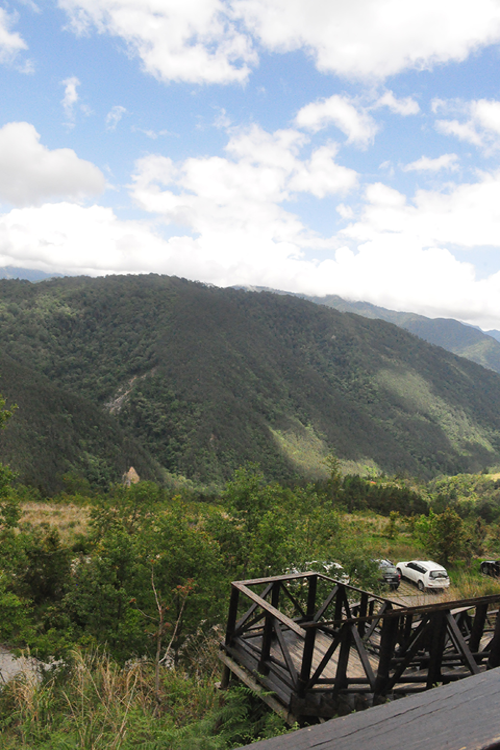
%> input picture S1-im1.png, 500 x 750 px
$ octave as2_code.m   (GNU Octave 9; MATLAB toolbox functions it lacks are replaced by stand-ins)
%> lines starting %> are read from the running program, lines starting %| are printed output that depends on the picture; in (x1, y1, x2, y2) boxes, pixels count from 0 and x2, y2 are one past the last pixel; in counts of white or black regions, pixels touching at a corner belong together; the program's own positions count from 1
s1im1 = im2double(im2gray(imread('S1-im1.png')));
%> s1im1: size 750x500 double; min 0, max 1, mean 0.54
s1im1 = imresize(s1im1, [750, 550]);
%> s1im1: size 750x550 double
s2im1 = im2double(im2gray(imread('S2-im1.jpg')));
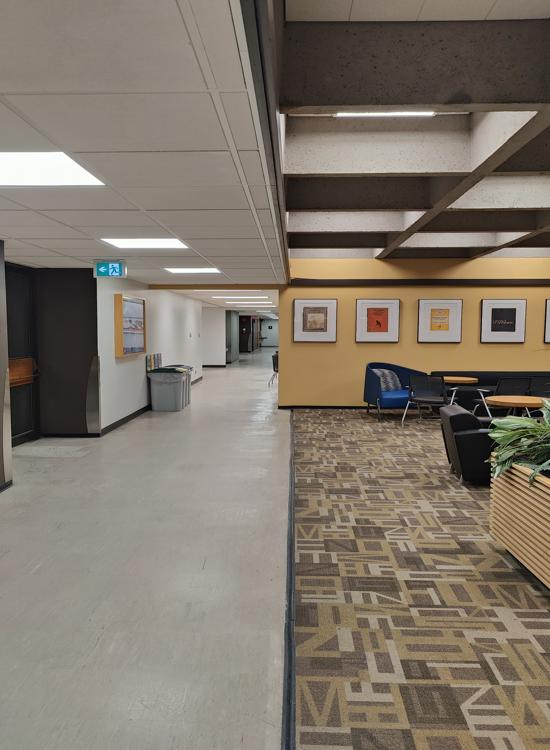
%> input picture S2-im1.jpg, 550 x 750 px
%> s2im1: size 750x550 double; min 0, max 1, mean 0.473
s2im1 = imresize(s2im1, [750, 550]);

total_time_fast = 0;
total_time_fastr = 0;

s1im1_color = im2double(imread('S1-im1.png'));
s1im1_color = imresize(s1im1_color, [750, 550]);
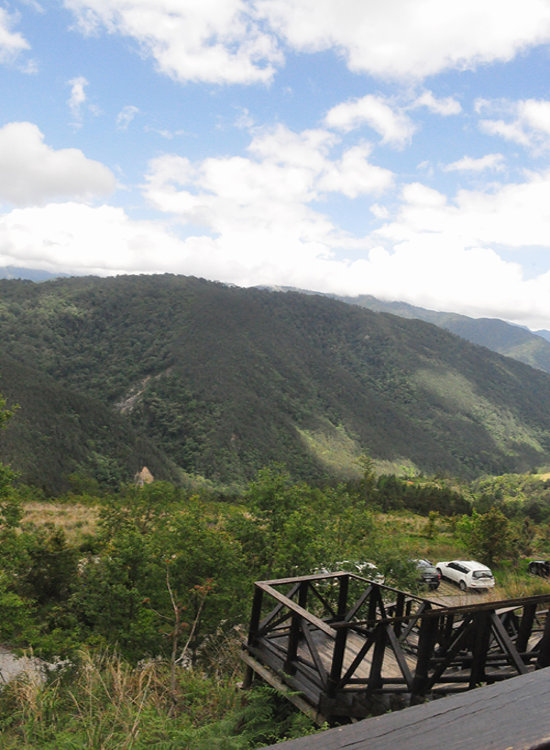
%> s1im1_color: size 750x550x3 double; mean R, G, B 0.527, 0.549, 0.528; drawn with min black and max white
s2im1_color = im2double(imread('S2-im1.jpg'));
s2im1_color = imresize(s2im1_color, [750, 550]);


s1im2 = im2double(im2gray(imread('S1-im2.png')));
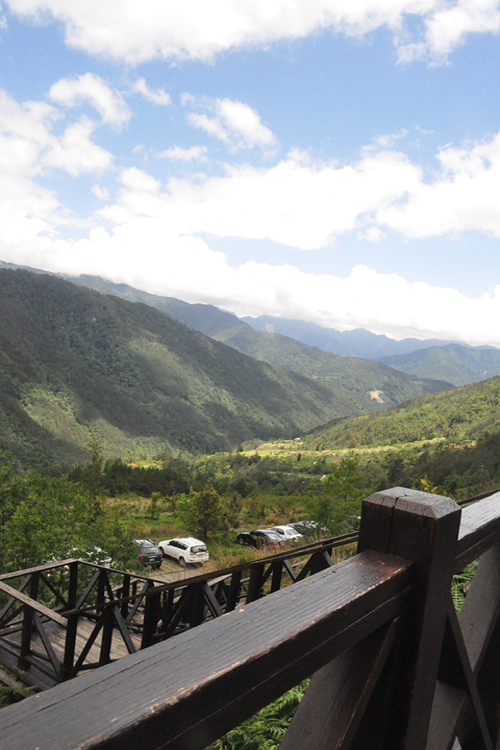
%> input picture S1-im2.png, 500 x 750 px
%> s1im2: size 750x500 double; min 0, max 1, mean 0.565
s1im2 = imresize(s1im2, [750, 550]);
%> s1im2: size 750x550 double
s2im2 = im2double(im2gray(imread('S2-im2.jpg')));
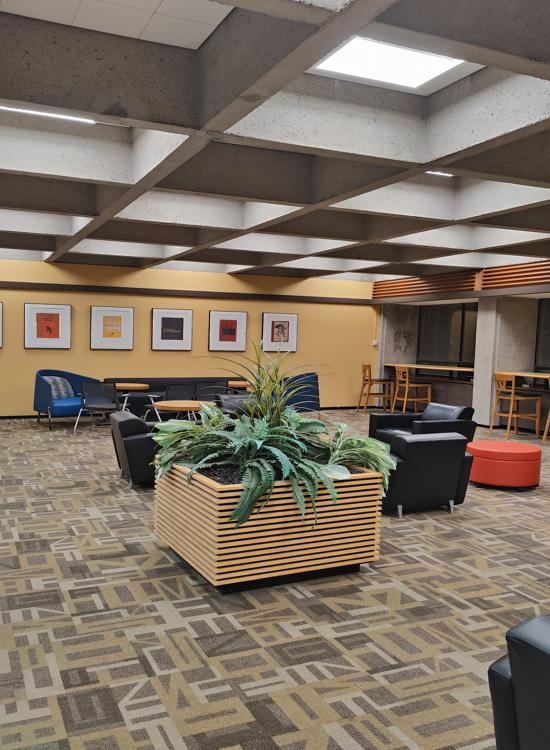
%> input picture S2-im2.jpg, 550 x 750 px
%> s2im2: size 750x550 double; min 0, max 1, mean 0.455
s2im2 = imresize(s2im2, [750, 550]);

s1im2_color = im2double(imread('S1-im2.png'));
s1im2_color = imresize(s1im2_color, [750, 550]);
%> s1im2_color: size 750x550x3 double
s2im2_color = im2double(imread('S2-im2.jpg'));
s2im2_color = imresize(s2im2_color, [750, 550]);


fast_s1im1 = my_fast_detector(s1im1, s1im1_color);
%> in my_fast_detector, `contiguous_brighter = (brighter & circshift(brighter, -1, 2)) | (circs..`: contiguous_brighter: size 750x550 logical; every value is 1
%> in my_fast_detector, `high_speed_test_passed = (sum(contiguous_brighter(:)) >= 3) | (sum(con..`: high_speed_test_passed = true
%> after the loop in full_segment_test, `for i = 4:rows-3`:
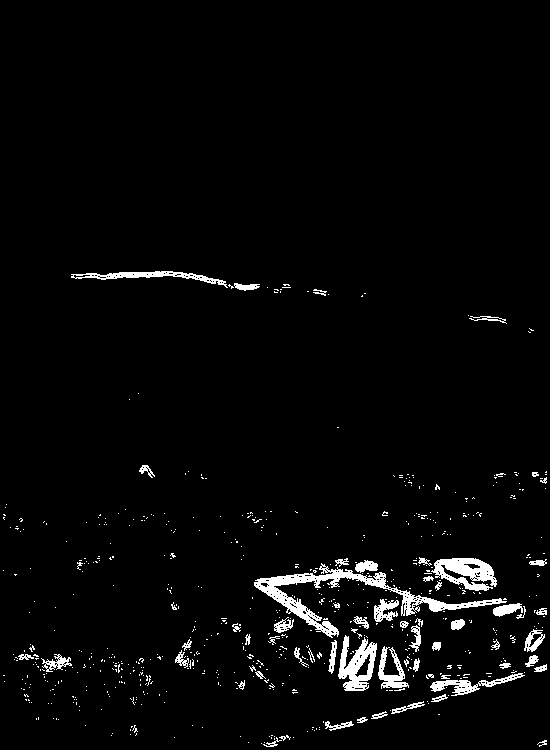
%> keypoints: size 750x550 logical; 3.1% white; 641 white regions (580 under 20 px), largest, box (x1, y1, x2, y2) and area: (254, 563, 507, 638) 2951, (431, 558, 497, 591) 1234, (338, 635, 377, 691) 1167
imwrite(fast_s1im1, 'fast_s1im1.png');
fastr_s1im1 = my_fastr(s1im1, fast_s1im1);
%> fastr_s1im1: size 750x550 logical; 2.4% white; 427 white regions (371 under 20 px), largest, box (x1, y1, x2, y2) and area: (254, 563, 389, 595) 1160, (338, 635, 377, 691) 996, (431, 558, 497, 587) 958
imwrite(fastr_s1im1, 'fastr_s1im1.png');
fast_s2im1 = my_fast_detector(s2im1, s2im1_color);
%> after the loop in full_segment_test (call 2), `for i = 4:rows-3`: keypoints: size 750x550 logical; 7.8% white; 647 white regions (572 under 20 px), largest, box (x1, y1, x2, y2) and area: (276, 360, 547, 505) 6182, (399, 229, 547, 264) 1822, (3, 259, 103, 424) 1617
imwrite(fast_s2im1, 'fast_s2im1.png');
fastr_s2im1 = my_fastr(s2im1, fast_s2im1);
%> fastr_s2im1: size 750x550 logical; 3.2% white; 410 white regions (310 under 20 px), largest, box (x1, y1, x2, y2) and area: (422, 368, 547, 497) 3554, (468, 229, 531, 253) 527, (143, 356, 186, 382) 333
%> in my_fast_detector (call 3), `padded_image = padarray(image, [3, 3], 'both', 'replicate');`:
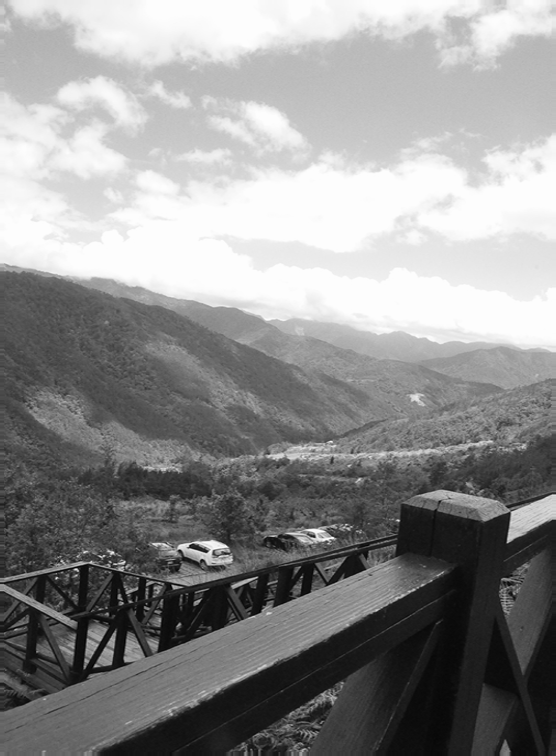
%> padded_image: size 756x556 double; min -0.0019, max 1.01, mean 0.565; drawn with min black and max white
%> in my_fast_detector (call 3), `brighter = padded_image(4:end-3, 4:end-3) + t - padded_image(1:end-6, ..`:
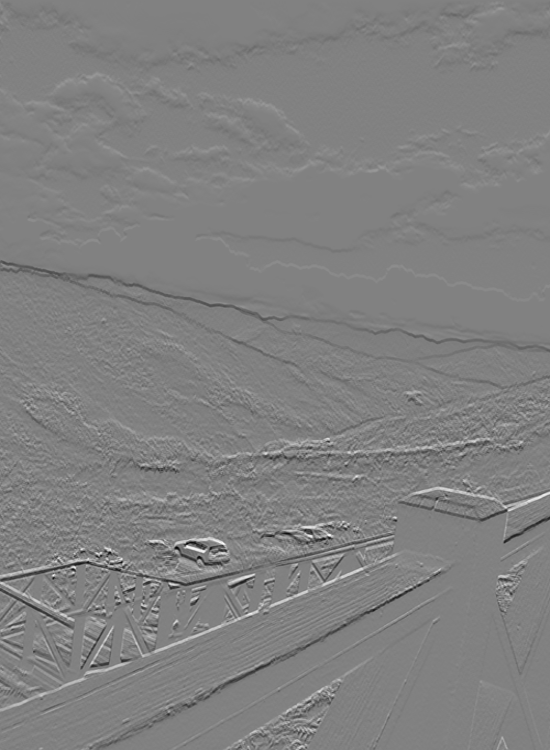
%> brighter: size 750x550 double; min -0.568, max 1.14, mean 0.297; drawn with min black and max white
imwrite(fastr_s2im1, 'fastr_s2im1.png');
%> the run ends on the next line
fast_s1im2 = my_fast_detector(s1im2, s1im2_color);
% [29 lines not run here, left out]
function keypoints = my_fast_detector(image, color)
tic;
    % Parameters
    n = 5; % Number of contiguous pixels to consider
    t = 0.3; % Threshold value

    padded_image = padarray(image, [3, 3], 'both', 'replicate');

    % High-speed test
    brighter = padded_image(4:end-3, 4:end-3) + t - padded_image(1:end-6, 4:end-3);
    darker = padded_image(4:end-3, 4:end-3) - t - padded_image(1:end-6, 4:end-3);

    contiguous_brighter = (brighter & circshift(brighter, -1, 2)) | ...
                          (circshift(brighter, -1, 2) & circshift(brighter, -2, 2)) | ...
                          (circshift(brighter, -2, 2) & circshift(brighter, -3, 2));

    contiguous_darker = (darker & circshift(darker, -1, 2)) | ...
                        (circshift(darker, -1, 2) & circshift(darker, -2, 2)) | ...
                        (circshift(darker, -2, 2) & circshift(darker, -3, 2));

    high_speed_test_passed = (sum(contiguous_brighter(:)) >= 3) | (sum(contiguous_darker(:)) >= 3);

    % Check if high-speed test passed
    if high_speed_test_passed
        % Apply the full segment test
        keypoints = full_segment_test(image, t, n);
    else
        keypoints = false(size(image));
    end
    % [8 lines of commented-out code are left out]
    fprintf('Fast time: %4.3f seconds\n', toc)
end


function keypoints = full_segment_test(image, t, n)
    [rows, cols] = size(image);
    keypoints = false(rows, cols);

    for i = 4:rows-3
        for j = 4:cols-3
            center_intensity = image(i, j);

            if is_corner(image(i-3:i+3, j-3:j+3), center_intensity, t, n)
                keypoints(i, j) = true;
            end
        end
    end
end


% [6 lines left out: function is_corner, not called in this run]


function my_fastr = my_fastr(image, fast_image)
tic;
    k = 0.01;
    sobel = [-1 0 1; -2 0 2; -1 0 1];
    gaus = fspecial('gaussian',20,3);
    dog = conv2(gaus, sobel);
    ix = imfilter(image, dog);
    iy = imfilter(image, dog');

    ix2 = ix .* ix;
    iy2 = iy .* iy;
    ixy = ix .* iy;

    ix2_smooth = imfilter(ix2, gaus);
    iy2_smooth = imfilter(iy2, gaus);
    ixy_smooth = imfilter(ixy, gaus);

    det_M = ix2_smooth .* iy2_smooth - ixy_smooth.^2;
    trace_M = ix2_smooth + iy2_smooth;
    harcor = det_M - k * trace_M.^2;

    thresh = 0.00001;
    my_fastr = fast_image & harcor > thresh;

    % [6 lines of commented-out code are left out]
    fprintf('FastR time: %4.3f seconds\n', toc)
end
